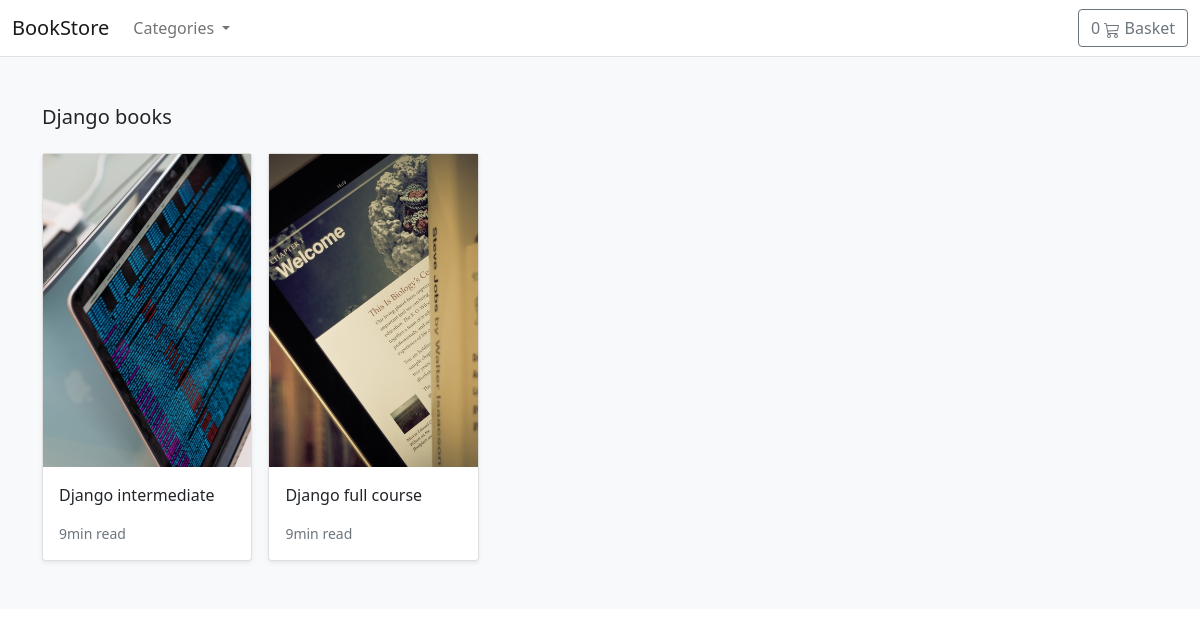
The app's page /category/django with its own data.
### store/models.py (models this page shows, shortened)
class Category(models.Model):
    name = models.CharField(max_length=255, db_index=True)
    slug = models.SlugField(max_length=255, unique=True)
    class Meta:
        verbose_name_plural = 'categories'
    def __str__(self):
        return self.name
    def get_absolute_url(self):
        return reverse('store:category_list', args=[self.slug])

class Product(models.Model):
    category = models.ForeignKey(Category, related_name='product', on_delete=models.CASCADE)
    created_by = models.ForeignKey(User, related_name='product_creator', on_delete=models.CASCADE)
    title = models.CharField(max_length=255)
    author = models.CharField(max_length=255, default='admin')
    description = models.TextField(blank=True)
    image = models.ImageField(upload_to='images/', default='images/default.png')
    slug = models.SlugField(max_length=255)
    price = models.DecimalField(max_digits=7, decimal_places=2)
    in_stock = models.BooleanField(default=True)
    is_active = models.BooleanField(default=True)
    created = models.DateTimeField(auto_now_add=True)
    updated = models.DateTimeField(auto_now=True)
    objects = models.Manager()
    products = ProductManager()
    class Meta:
        verbose_name_plural = 'Products'
        ordering = ('-created',)
    def get_absolute_url(self):
        return reverse('store:product_detail', args=[self.slug])

### store/views.py (the view)
# urls.py: path('category/<slug:category_slug>', views.category_list, name='category_list')
def category_list(request, category_slug):
    category = get_object_or_404(Category, slug=category_slug)
    products = Product.objects.filter(category=category)
    return render(
        request,
        'store/products/category.html',
        {'category': category, 'products': products}
    )

### basket/basket.py (called while the page is built)
    def __len__(self):
        return sum(item['qty'] for item in self.basket.values())

### basket/context_processors.py (called while the page is built)
def basket(request):
    return {'basket': Basket(request)}

### store/context_processors.py (called while the page is built)
def categories(request):
    return {'categories': Category.objects.all()}

### templates/store/products/category.html (shortened to what this page needs)
{%extends "../base.html"%} {%load static%}  {%block content%}
<main>
    <div class="album py-5 bg-light">
        <div class="container">
            <div class="pb-3 h5">{{category.name|title}} books</div>
            <div class="row row-cols-1 row-cols-sm-2 row-cols-md-5 g-3">
                {%for product in products%}
                <div class="col">
                    <div class="card shadow-sm">
                        <a href="{{product.get_absolute_url}}">
                            <img class="img-fluid" alt="Responsive image" src="{{product.image.url}}" />
                        </a>
                        <div class="card-body">
                            <p class="card-text">
                                <a class="text-dark text-decoration-none" href="{{product.get_absolute_url}}">
                                    {{product.title}}
                                </a>
                            </p>
                            <div class="d-flex justify-content-between align-items-center">
                                <small class="text-muted">9min read</small>
                            </div>
                        </div>
                    </div>
                </div>
                {% endfor %}
            </div>
        </div>
    </div>
</main>
{% endblock %}

### records on screen
Category: name "Django"
Product: image (picture), title "Django intermediate"
Product: image (picture), title "Django full course"
